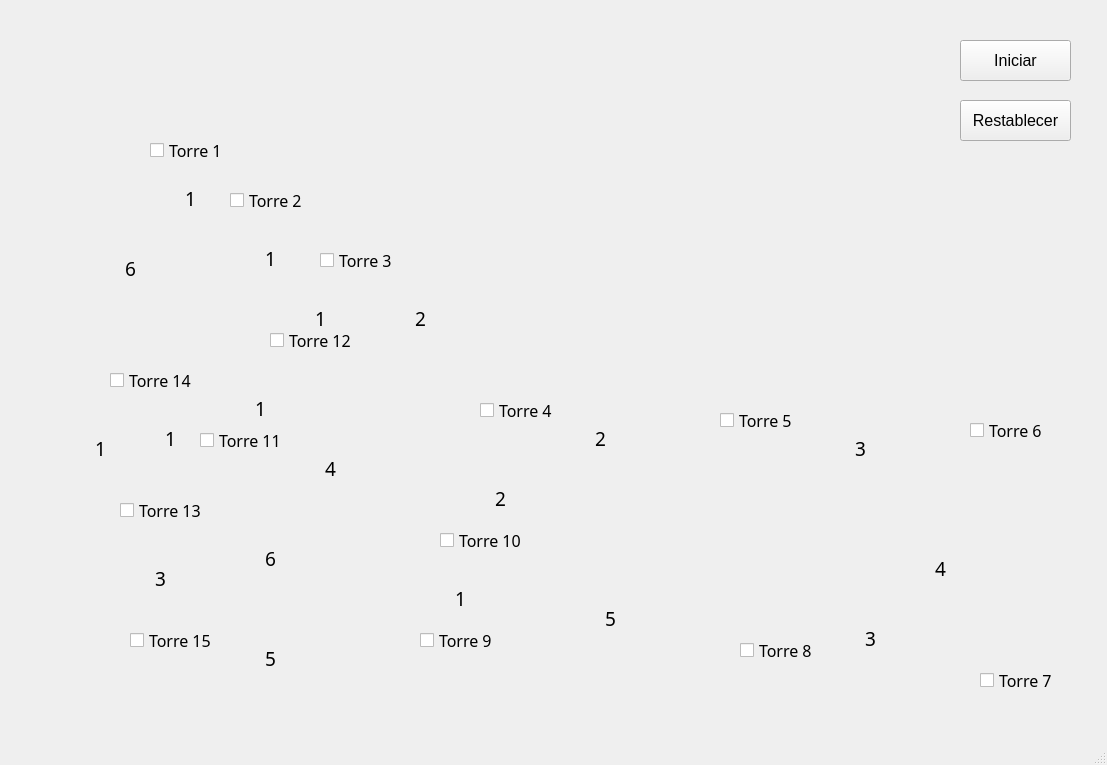
<?xml version="1.0" encoding="UTF-8"?>
<ui version="4.0">
 <class>MainWindow</class>
 <widget class="QMainWindow" name="MainWindow">
  <property name="geometry">
   <rect>
    <x>0</x>
    <y>0</y>
    <width>1107</width>
    <height>765</height>
   </rect>
  </property>
  <property name="windowTitle">
   <string>MainWindow</string>
  </property>
  <widget class="QWidget" name="centralwidget">
   <property name="enabled">
    <bool>true</bool>
   </property>
   <widget class="QCheckBox" name="checkBox">
    <property name="geometry">
     <rect>
      <x>150</x>
      <y>140</y>
      <width>101</width>
      <height>21</height>
     </rect>
    </property>
    <property name="font">
     <font>
      <family>Gill Sans Ultra Bold</family>
      <pointsize>12</pointsize>
     </font>
    </property>
    <property name="text">
     <string>Torre 1</string>
    </property>
   </widget>
   <widget class="QCheckBox" name="checkBox_2">
    <property name="geometry">
     <rect>
      <x>230</x>
      <y>190</y>
      <width>101</width>
      <height>21</height>
     </rect>
    </property>
    <property name="font">
     <font>
      <family>Gill Sans Ultra Bold</family>
      <pointsize>12</pointsize>
     </font>
    </property>
    <property name="text">
     <string>Torre 2</string>
    </property>
   </widget>
   <widget class="QLabel" name="label_2">
    <property name="enabled">
     <bool>false</bool>
    </property>
    <property name="geometry">
     <rect>
      <x>150</x>
      <y>150</y>
      <width>101</width>
      <height>61</height>
     </rect>
    </property>
    <property name="text">
     <string/>
    </property>
    <property name="pixmap">
     <pixmap>../Imagenes/1_2.png</pixmap>
    </property>
   </widget>
   <widget class="QLabel" name="label">
    <property name="geometry">
     <rect>
      <x>50</x>
      <y>10</y>
      <width>972</width>
      <height>698</height>
     </rect>
    </property>
    <property name="text">
     <string/>
    </property>
    <property name="pixmap">
     <pixmap>../Imagenes/Sabana.png</pixmap>
    </property>
   </widget>
   <widget class="QCheckBox" name="checkBox_3">
    <property name="geometry">
     <rect>
      <x>320</x>
      <y>250</y>
      <width>101</width>
      <height>21</height>
     </rect>
    </property>
    <property name="font">
     <font>
      <family>Gill Sans Ultra Bold</family>
      <pointsize>12</pointsize>
     </font>
    </property>
    <property name="text">
     <string>Torre 3</string>
    </property>
   </widget>
   <widget class="QCheckBox" name="checkBox_4">
    <property name="geometry">
     <rect>
      <x>480</x>
      <y>400</y>
      <width>101</width>
      <height>21</height>
     </rect>
    </property>
    <property name="font">
     <font>
      <family>Gill Sans Ultra Bold</family>
      <pointsize>12</pointsize>
     </font>
    </property>
    <property name="text">
     <string>Torre 4</string>
    </property>
   </widget>
   <widget class="QCheckBox" name="checkBox_5">
    <property name="geometry">
     <rect>
      <x>720</x>
      <y>410</y>
      <width>101</width>
      <height>21</height>
     </rect>
    </property>
    <property name="font">
     <font>
      <family>Gill Sans Ultra Bold</family>
      <pointsize>12</pointsize>
     </font>
    </property>
    <property name="text">
     <string>Torre 5</string>
    </property>
   </widget>
   <widget class="QCheckBox" name="checkBox_6">
    <property name="geometry">
     <rect>
      <x>970</x>
      <y>420</y>
      <width>101</width>
      <height>21</height>
     </rect>
    </property>
    <property name="font">
     <font>
      <family>Gill Sans Ultra Bold</family>
      <pointsize>12</pointsize>
     </font>
    </property>
    <property name="text">
     <string>Torre 6</string>
    </property>
   </widget>
   <widget class="QCheckBox" name="checkBox_7">
    <property name="geometry">
     <rect>
      <x>980</x>
      <y>670</y>
      <width>101</width>
      <height>21</height>
     </rect>
    </property>
    <property name="font">
     <font>
      <family>Gill Sans Ultra Bold</family>
      <pointsize>12</pointsize>
     </font>
    </property>
    <property name="text">
     <string>Torre 7</string>
    </property>
   </widget>
   <widget class="QLabel" name="label_3">
    <property name="enabled">
     <bool>false</bool>
    </property>
    <property name="geometry">
     <rect>
      <x>240</x>
      <y>210</y>
      <width>101</width>
      <height>61</height>
     </rect>
    </property>
    <property name="text">
     <string/>
    </property>
    <property name="pixmap">
     <pixmap>../Imagenes/1_2.png</pixmap>
    </property>
   </widget>
   <widget class="QCheckBox" name="checkBox_8">
    <property name="geometry">
     <rect>
      <x>740</x>
      <y>640</y>
      <width>101</width>
      <height>21</height>
     </rect>
    </property>
    <property name="font">
     <font>
      <family>Gill Sans Ultra Bold</family>
      <pointsize>12</pointsize>
     </font>
    </property>
    <property name="text">
     <string>Torre 8</string>
    </property>
   </widget>
   <widget class="QCheckBox" name="checkBox_9">
    <property name="geometry">
     <rect>
      <x>420</x>
      <y>630</y>
      <width>101</width>
      <height>21</height>
     </rect>
    </property>
    <property name="font">
     <font>
      <family>Gill Sans Ultra Bold</family>
      <pointsize>12</pointsize>
     </font>
    </property>
    <property name="text">
     <string>Torre 9</string>
    </property>
   </widget>
   <widget class="QCheckBox" name="checkBox_10">
    <property name="geometry">
     <rect>
      <x>440</x>
      <y>530</y>
      <width>111</width>
      <height>21</height>
     </rect>
    </property>
    <property name="font">
     <font>
      <family>Gill Sans Ultra Bold</family>
      <pointsize>12</pointsize>
     </font>
    </property>
    <property name="text">
     <string>Torre 10</string>
    </property>
   </widget>
   <widget class="QCheckBox" name="checkBox_11">
    <property name="geometry">
     <rect>
      <x>200</x>
      <y>430</y>
      <width>111</width>
      <height>21</height>
     </rect>
    </property>
    <property name="font">
     <font>
      <family>Gill Sans Ultra Bold</family>
      <pointsize>12</pointsize>
     </font>
    </property>
    <property name="text">
     <string>Torre 11</string>
    </property>
   </widget>
   <widget class="QCheckBox" name="checkBox_12">
    <property name="geometry">
     <rect>
      <x>270</x>
      <y>330</y>
      <width>111</width>
      <height>21</height>
     </rect>
    </property>
    <property name="font">
     <font>
      <family>Gill Sans Ultra Bold</family>
      <pointsize>12</pointsize>
     </font>
    </property>
    <property name="text">
     <string>Torre 12</string>
    </property>
   </widget>
   <widget class="QLabel" name="label_4">
    <property name="enabled">
     <bool>false</bool>
    </property>
    <property name="geometry">
     <rect>
      <x>330</x>
      <y>270</y>
      <width>171</width>
      <height>141</height>
     </rect>
    </property>
    <property name="text">
     <string/>
    </property>
    <property name="pixmap">
     <pixmap>../Imagenes/2_3.png</pixmap>
    </property>
   </widget>
   <widget class="QLabel" name="label_5">
    <property name="enabled">
     <bool>false</bool>
    </property>
    <property name="geometry">
     <rect>
      <x>490</x>
      <y>400</y>
      <width>231</width>
      <height>31</height>
     </rect>
    </property>
    <property name="text">
     <string/>
    </property>
    <property name="pixmap">
     <pixmap>../Imagenes/4_5 - copia.png</pixmap>
    </property>
   </widget>
   <widget class="QLabel" name="label_6">
    <property name="enabled">
     <bool>false</bool>
    </property>
    <property name="geometry">
     <rect>
      <x>740</x>
      <y>410</y>
      <width>231</width>
      <height>31</height>
     </rect>
    </property>
    <property name="text">
     <string/>
    </property>
    <property name="pixmap">
     <pixmap>../Imagenes/4_5 - copia.png</pixmap>
    </property>
   </widget>
   <widget class="QLabel" name="label_7">
    <property name="enabled">
     <bool>false</bool>
    </property>
    <property name="geometry">
     <rect>
      <x>970</x>
      <y>420</y>
      <width>21</width>
      <height>281</height>
     </rect>
    </property>
    <property name="text">
     <string/>
    </property>
    <property name="pixmap">
     <pixmap>../Imagenes/6_7.png</pixmap>
    </property>
   </widget>
   <widget class="QLabel" name="label_8">
    <property name="enabled">
     <bool>false</bool>
    </property>
    <property name="geometry">
     <rect>
      <x>740</x>
      <y>650</y>
      <width>241</width>
      <height>41</height>
     </rect>
    </property>
    <property name="text">
     <string/>
    </property>
    <property name="pixmap">
     <pixmap>../Imagenes/7_8.png</pixmap>
    </property>
   </widget>
   <widget class="QLabel" name="label_9">
    <property name="enabled">
     <bool>false</bool>
    </property>
    <property name="geometry">
     <rect>
      <x>420</x>
      <y>620</y>
      <width>341</width>
      <height>51</height>
     </rect>
    </property>
    <property name="text">
     <string/>
    </property>
    <property name="pixmap">
     <pixmap>../Imagenes/8_9.png</pixmap>
    </property>
   </widget>
   <widget class="QLabel" name="label_10">
    <property name="enabled">
     <bool>false</bool>
    </property>
    <property name="geometry">
     <rect>
      <x>410</x>
      <y>550</y>
      <width>41</width>
      <height>111</height>
     </rect>
    </property>
    <property name="text">
     <string/>
    </property>
    <property name="pixmap">
     <pixmap>../Imagenes/9_10.png</pixmap>
    </property>
   </widget>
   <widget class="QLabel" name="label_11">
    <property name="enabled">
     <bool>false</bool>
    </property>
    <property name="geometry">
     <rect>
      <x>440</x>
      <y>400</y>
      <width>51</width>
      <height>151</height>
     </rect>
    </property>
    <property name="text">
     <string/>
    </property>
    <property name="pixmap">
     <pixmap>../Imagenes/4_10.png</pixmap>
    </property>
   </widget>
   <widget class="QLabel" name="label_12">
    <property name="enabled">
     <bool>false</bool>
    </property>
    <property name="geometry">
     <rect>
      <x>210</x>
      <y>430</y>
      <width>241</width>
      <height>121</height>
     </rect>
    </property>
    <property name="text">
     <string/>
    </property>
    <property name="pixmap">
     <pixmap>../Imagenes/10_11.png</pixmap>
    </property>
   </widget>
   <widget class="QLabel" name="label_13">
    <property name="enabled">
     <bool>false</bool>
    </property>
    <property name="geometry">
     <rect>
      <x>210</x>
      <y>340</y>
      <width>71</width>
      <height>101</height>
     </rect>
    </property>
    <property name="text">
     <string/>
    </property>
    <property name="pixmap">
     <pixmap>../Imagenes/11_12_3.png</pixmap>
    </property>
   </widget>
   <widget class="QLabel" name="label_14">
    <property name="enabled">
     <bool>false</bool>
    </property>
    <property name="geometry">
     <rect>
      <x>270</x>
      <y>250</y>
      <width>71</width>
      <height>101</height>
     </rect>
    </property>
    <property name="text">
     <string/>
    </property>
    <property name="pixmap">
     <pixmap>../Imagenes/11_12_3.png</pixmap>
    </property>
   </widget>
   <widget class="QCheckBox" name="checkBox_13">
    <property name="geometry">
     <rect>
      <x>120</x>
      <y>500</y>
      <width>111</width>
      <height>21</height>
     </rect>
    </property>
    <property name="font">
     <font>
      <family>Gill Sans Ultra Bold</family>
      <pointsize>12</pointsize>
     </font>
    </property>
    <property name="text">
     <string>Torre 13</string>
    </property>
   </widget>
   <widget class="QCheckBox" name="checkBox_14">
    <property name="geometry">
     <rect>
      <x>110</x>
      <y>370</y>
      <width>111</width>
      <height>21</height>
     </rect>
    </property>
    <property name="font">
     <font>
      <family>Gill Sans Ultra Bold</family>
      <pointsize>12</pointsize>
     </font>
    </property>
    <property name="text">
     <string>Torre 14</string>
    </property>
   </widget>
   <widget class="QCheckBox" name="checkBox_15">
    <property name="geometry">
     <rect>
      <x>130</x>
      <y>630</y>
      <width>111</width>
      <height>21</height>
     </rect>
    </property>
    <property name="font">
     <font>
      <family>Gill Sans Ultra Bold</family>
      <pointsize>12</pointsize>
     </font>
    </property>
    <property name="text">
     <string>Torre 15</string>
    </property>
   </widget>
   <widget class="QLabel" name="label_15">
    <property name="enabled">
     <bool>false</bool>
    </property>
    <property name="geometry">
     <rect>
      <x>120</x>
      <y>380</y>
      <width>101</width>
      <height>61</height>
     </rect>
    </property>
    <property name="text">
     <string/>
    </property>
    <property name="pixmap">
     <pixmap>../Imagenes/1_2.png</pixmap>
    </property>
   </widget>
   <widget class="QLabel" name="label_16">
    <property name="enabled">
     <bool>false</bool>
    </property>
    <property name="geometry">
     <rect>
      <x>130</x>
      <y>630</y>
      <width>291</width>
      <height>31</height>
     </rect>
    </property>
    <property name="text">
     <string/>
    </property>
    <property name="pixmap">
     <pixmap>../Imagenes/9_15.png</pixmap>
    </property>
   </widget>
   <widget class="QLabel" name="label_17">
    <property name="enabled">
     <bool>false</bool>
    </property>
    <property name="geometry">
     <rect>
      <x>120</x>
      <y>500</y>
      <width>21</width>
      <height>161</height>
     </rect>
    </property>
    <property name="text">
     <string/>
    </property>
    <property name="pixmap">
     <pixmap>../Imagenes/13_15.png</pixmap>
    </property>
   </widget>
   <widget class="QLabel" name="label_18">
    <property name="enabled">
     <bool>false</bool>
    </property>
    <property name="geometry">
     <rect>
      <x>130</x>
      <y>500</y>
      <width>301</width>
      <height>131</height>
     </rect>
    </property>
    <property name="text">
     <string/>
    </property>
    <property name="pixmap">
     <pixmap>../Imagenes/9_13.png</pixmap>
    </property>
   </widget>
   <widget class="QLabel" name="label_19">
    <property name="enabled">
     <bool>false</bool>
    </property>
    <property name="geometry">
     <rect>
      <x>110</x>
      <y>360</y>
      <width>21</width>
      <height>161</height>
     </rect>
    </property>
    <property name="text">
     <string/>
    </property>
    <property name="pixmap">
     <pixmap>../Imagenes/13_15.png</pixmap>
    </property>
   </widget>
   <widget class="QLabel" name="label_20">
    <property name="enabled">
     <bool>false</bool>
    </property>
    <property name="geometry">
     <rect>
      <x>100</x>
      <y>140</y>
      <width>61</width>
      <height>251</height>
     </rect>
    </property>
    <property name="text">
     <string/>
    </property>
    <property name="pixmap">
     <pixmap>../Imagenes/1_14.png</pixmap>
    </property>
   </widget>
   <widget class="QLabel" name="label_21">
    <property name="geometry">
     <rect>
      <x>700</x>
      <y>380</y>
      <width>21</width>
      <height>21</height>
     </rect>
    </property>
    <property name="text">
     <string/>
    </property>
    <property name="pixmap">
     <pixmap>../Imagenes/casa.png</pixmap>
    </property>
   </widget>
   <widget class="QLabel" name="label_22">
    <property name="geometry">
     <rect>
      <x>940</x>
      <y>390</y>
      <width>21</width>
      <height>21</height>
     </rect>
    </property>
    <property name="text">
     <string/>
    </property>
    <property name="pixmap">
     <pixmap>../Imagenes/casa.png</pixmap>
    </property>
   </widget>
   <widget class="QLabel" name="label_23">
    <property name="geometry">
     <rect>
      <x>690</x>
      <y>430</y>
      <width>21</width>
      <height>21</height>
     </rect>
    </property>
    <property name="text">
     <string/>
    </property>
    <property name="pixmap">
     <pixmap>../Imagenes/casa.png</pixmap>
    </property>
   </widget>
   <widget class="QLabel" name="label_24">
    <property name="geometry">
     <rect>
      <x>940</x>
      <y>440</y>
      <width>21</width>
      <height>21</height>
     </rect>
    </property>
    <property name="text">
     <string/>
    </property>
    <property name="pixmap">
     <pixmap>../Imagenes/casa.png</pixmap>
    </property>
   </widget>
   <widget class="QLabel" name="label_25">
    <property name="geometry">
     <rect>
      <x>950</x>
      <y>640</y>
      <width>21</width>
      <height>21</height>
     </rect>
    </property>
    <property name="text">
     <string/>
    </property>
    <property name="pixmap">
     <pixmap>../Imagenes/casa.png</pixmap>
    </property>
   </widget>
   <widget class="QLabel" name="label_26">
    <property name="geometry">
     <rect>
      <x>420</x>
      <y>490</y>
      <width>21</width>
      <height>21</height>
     </rect>
    </property>
    <property name="text">
     <string/>
    </property>
    <property name="pixmap">
     <pixmap>../Imagenes/casa.png</pixmap>
    </property>
   </widget>
   <widget class="QLabel" name="label_27">
    <property name="geometry">
     <rect>
      <x>480</x>
      <y>600</y>
      <width>21</width>
      <height>21</height>
     </rect>
    </property>
    <property name="text">
     <string/>
    </property>
    <property name="pixmap">
     <pixmap>../Imagenes/casa.png</pixmap>
    </property>
   </widget>
   <widget class="QLabel" name="label_28">
    <property name="geometry">
     <rect>
      <x>180</x>
      <y>190</y>
      <width>21</width>
      <height>16</height>
     </rect>
    </property>
    <property name="font">
     <font>
      <family>Franklin Gothic Book</family>
      <pointsize>14</pointsize>
     </font>
    </property>
    <property name="text">
     <string>1</string>
    </property>
    <property name="alignment">
     <set>Qt::AlignCenter</set>
    </property>
   </widget>
   <widget class="QLabel" name="label_29">
    <property name="geometry">
     <rect>
      <x>260</x>
      <y>250</y>
      <width>21</width>
      <height>16</height>
     </rect>
    </property>
    <property name="font">
     <font>
      <family>Franklin Gothic Book</family>
      <pointsize>14</pointsize>
     </font>
    </property>
    <property name="text">
     <string>1</string>
    </property>
    <property name="alignment">
     <set>Qt::AlignCenter</set>
    </property>
   </widget>
   <widget class="QLabel" name="label_30">
    <property name="geometry">
     <rect>
      <x>410</x>
      <y>310</y>
      <width>21</width>
      <height>16</height>
     </rect>
    </property>
    <property name="font">
     <font>
      <family>Franklin Gothic Book</family>
      <pointsize>14</pointsize>
     </font>
    </property>
    <property name="text">
     <string>2</string>
    </property>
    <property name="alignment">
     <set>Qt::AlignCenter</set>
    </property>
   </widget>
   <widget class="QLabel" name="label_31">
    <property name="geometry">
     <rect>
      <x>310</x>
      <y>310</y>
      <width>21</width>
      <height>16</height>
     </rect>
    </property>
    <property name="font">
     <font>
      <family>Franklin Gothic Book</family>
      <pointsize>14</pointsize>
     </font>
    </property>
    <property name="text">
     <string>1</string>
    </property>
    <property name="alignment">
     <set>Qt::AlignCenter</set>
    </property>
   </widget>
   <widget class="QLabel" name="label_32">
    <property name="geometry">
     <rect>
      <x>250</x>
      <y>400</y>
      <width>21</width>
      <height>16</height>
     </rect>
    </property>
    <property name="font">
     <font>
      <family>Franklin Gothic Book</family>
      <pointsize>14</pointsize>
     </font>
    </property>
    <property name="text">
     <string>1</string>
    </property>
    <property name="alignment">
     <set>Qt::AlignCenter</set>
    </property>
   </widget>
   <widget class="QLabel" name="label_33">
    <property name="geometry">
     <rect>
      <x>590</x>
      <y>430</y>
      <width>21</width>
      <height>16</height>
     </rect>
    </property>
    <property name="font">
     <font>
      <family>Franklin Gothic Book</family>
      <pointsize>14</pointsize>
     </font>
    </property>
    <property name="text">
     <string>2</string>
    </property>
    <property name="alignment">
     <set>Qt::AlignCenter</set>
    </property>
   </widget>
   <widget class="QLabel" name="label_34">
    <property name="geometry">
     <rect>
      <x>850</x>
      <y>440</y>
      <width>21</width>
      <height>16</height>
     </rect>
    </property>
    <property name="font">
     <font>
      <family>Franklin Gothic Book</family>
      <pointsize>14</pointsize>
     </font>
    </property>
    <property name="text">
     <string>3</string>
    </property>
    <property name="alignment">
     <set>Qt::AlignCenter</set>
    </property>
   </widget>
   <widget class="QLabel" name="label_35">
    <property name="geometry">
     <rect>
      <x>930</x>
      <y>560</y>
      <width>21</width>
      <height>16</height>
     </rect>
    </property>
    <property name="font">
     <font>
      <family>Franklin Gothic Book</family>
      <pointsize>14</pointsize>
     </font>
    </property>
    <property name="text">
     <string>4</string>
    </property>
    <property name="alignment">
     <set>Qt::AlignCenter</set>
    </property>
   </widget>
   <widget class="QLabel" name="label_36">
    <property name="geometry">
     <rect>
      <x>860</x>
      <y>630</y>
      <width>21</width>
      <height>16</height>
     </rect>
    </property>
    <property name="font">
     <font>
      <family>Franklin Gothic Book</family>
      <pointsize>14</pointsize>
     </font>
    </property>
    <property name="text">
     <string>3</string>
    </property>
    <property name="alignment">
     <set>Qt::AlignCenter</set>
    </property>
   </widget>
   <widget class="QLabel" name="label_37">
    <property name="geometry">
     <rect>
      <x>600</x>
      <y>610</y>
      <width>21</width>
      <height>16</height>
     </rect>
    </property>
    <property name="font">
     <font>
      <family>Franklin Gothic Book</family>
      <pointsize>14</pointsize>
     </font>
    </property>
    <property name="text">
     <string>5</string>
    </property>
    <property name="alignment">
     <set>Qt::AlignCenter</set>
    </property>
   </widget>
   <widget class="QLabel" name="label_38">
    <property name="geometry">
     <rect>
      <x>450</x>
      <y>590</y>
      <width>21</width>
      <height>16</height>
     </rect>
    </property>
    <property name="font">
     <font>
      <family>Franklin Gothic Book</family>
      <pointsize>14</pointsize>
     </font>
    </property>
    <property name="text">
     <string>1</string>
    </property>
    <property name="alignment">
     <set>Qt::AlignCenter</set>
    </property>
   </widget>
   <widget class="QLabel" name="label_39">
    <property name="geometry">
     <rect>
      <x>490</x>
      <y>490</y>
      <width>21</width>
      <height>16</height>
     </rect>
    </property>
    <property name="font">
     <font>
      <family>Franklin Gothic Book</family>
      <pointsize>14</pointsize>
     </font>
    </property>
    <property name="text">
     <string>2</string>
    </property>
    <property name="alignment">
     <set>Qt::AlignCenter</set>
    </property>
   </widget>
   <widget class="QLabel" name="label_40">
    <property name="geometry">
     <rect>
      <x>320</x>
      <y>460</y>
      <width>21</width>
      <height>16</height>
     </rect>
    </property>
    <property name="font">
     <font>
      <family>Franklin Gothic Book</family>
      <pointsize>14</pointsize>
     </font>
    </property>
    <property name="text">
     <string>4</string>
    </property>
    <property name="alignment">
     <set>Qt::AlignCenter</set>
    </property>
   </widget>
   <widget class="QLabel" name="label_41">
    <property name="geometry">
     <rect>
      <x>260</x>
      <y>550</y>
      <width>21</width>
      <height>16</height>
     </rect>
    </property>
    <property name="font">
     <font>
      <family>Franklin Gothic Book</family>
      <pointsize>14</pointsize>
     </font>
    </property>
    <property name="text">
     <string>6</string>
    </property>
    <property name="alignment">
     <set>Qt::AlignCenter</set>
    </property>
   </widget>
   <widget class="QLabel" name="label_42">
    <property name="geometry">
     <rect>
      <x>260</x>
      <y>650</y>
      <width>21</width>
      <height>16</height>
     </rect>
    </property>
    <property name="font">
     <font>
      <family>Franklin Gothic Book</family>
      <pointsize>14</pointsize>
     </font>
    </property>
    <property name="text">
     <string>5</string>
    </property>
    <property name="alignment">
     <set>Qt::AlignCenter</set>
    </property>
   </widget>
   <widget class="QLabel" name="label_43">
    <property name="geometry">
     <rect>
      <x>150</x>
      <y>570</y>
      <width>21</width>
      <height>16</height>
     </rect>
    </property>
    <property name="font">
     <font>
      <family>Franklin Gothic Book</family>
      <pointsize>14</pointsize>
     </font>
    </property>
    <property name="text">
     <string>3</string>
    </property>
    <property name="alignment">
     <set>Qt::AlignCenter</set>
    </property>
   </widget>
   <widget class="QLabel" name="label_44">
    <property name="geometry">
     <rect>
      <x>90</x>
      <y>440</y>
      <width>21</width>
      <height>16</height>
     </rect>
    </property>
    <property name="font">
     <font>
      <family>Franklin Gothic Book</family>
      <pointsize>14</pointsize>
     </font>
    </property>
    <property name="text">
     <string>1</string>
    </property>
    <property name="alignment">
     <set>Qt::AlignCenter</set>
    </property>
   </widget>
   <widget class="QLabel" name="label_45">
    <property name="geometry">
     <rect>
      <x>120</x>
      <y>260</y>
      <width>21</width>
      <height>16</height>
     </rect>
    </property>
    <property name="font">
     <font>
      <family>Franklin Gothic Book</family>
      <pointsize>14</pointsize>
     </font>
    </property>
    <property name="text">
     <string>6</string>
    </property>
    <property name="alignment">
     <set>Qt::AlignCenter</set>
    </property>
   </widget>
   <widget class="QLabel" name="label_46">
    <property name="geometry">
     <rect>
      <x>160</x>
      <y>430</y>
      <width>21</width>
      <height>16</height>
     </rect>
    </property>
    <property name="font">
     <font>
      <family>Franklin Gothic Book</family>
      <pointsize>14</pointsize>
     </font>
    </property>
    <property name="text">
     <string>1</string>
    </property>
    <property name="alignment">
     <set>Qt::AlignCenter</set>
    </property>
   </widget>
   <widget class="QPushButton" name="pushButton">
    <property name="geometry">
     <rect>
      <x>960</x>
      <y>40</y>
      <width>111</width>
      <height>41</height>
     </rect>
    </property>
    <property name="font">
     <font>
      <pointsize>12</pointsize>
     </font>
    </property>
    <property name="text">
     <string>Iniciar</string>
    </property>
   </widget>
   <widget class="QPushButton" name="pushButton_2">
    <property name="geometry">
     <rect>
      <x>960</x>
      <y>100</y>
      <width>111</width>
      <height>41</height>
     </rect>
    </property>
    <property name="font">
     <font>
      <pointsize>12</pointsize>
     </font>
    </property>
    <property name="text">
     <string>Restablecer</string>
    </property>
   </widget>
   <zorder>label</zorder>
   <zorder>label_2</zorder>
   <zorder>label_3</zorder>
   <zorder>checkBox_2</zorder>
   <zorder>label_5</zorder>
   <zorder>label_6</zorder>
   <zorder>checkBox_5</zorder>
   <zorder>label_7</zorder>
   <zorder>checkBox_6</zorder>
   <zorder>label_8</zorder>
   <zorder>checkBox_7</zorder>
   <zorder>label_9</zorder>
   <zorder>checkBox_8</zorder>
   <zorder>label_10</zorder>
   <zorder>checkBox_9</zorder>
   <zorder>label_11</zorder>
   <zorder>label_12</zorder>
   <zorder>checkBox_10</zorder>
   <zorder>label_13</zorder>
   <zorder>label_4</zorder>
   <zorder>label_14</zorder>
   <zorder>checkBox_12</zorder>
   <zorder>checkBox_4</zorder>
   <zorder>checkBox_3</zorder>
   <zorder>label_15</zorder>
   <zorder>checkBox_11</zorder>
   <zorder>label_16</zorder>
   <zorder>label_17</zorder>
   <zorder>checkBox_15</zorder>
   <zorder>label_18</zorder>
   <zorder>label_19</zorder>
   <zorder>checkBox_13</zorder>
   <zorder>label_20</zorder>
   <zorder>checkBox_14</zorder>
   <zorder>checkBox</zorder>
   <zorder>label_21</zorder>
   <zorder>label_22</zorder>
   <zorder>label_23</zorder>
   <zorder>label_24</zorder>
   <zorder>label_25</zorder>
   <zorder>label_26</zorder>
   <zorder>label_27</zorder>
   <zorder>label_28</zorder>
   <zorder>label_29</zorder>
   <zorder>label_30</zorder>
   <zorder>label_31</zorder>
   <zorder>label_32</zorder>
   <zorder>label_33</zorder>
   <zorder>label_34</zorder>
   <zorder>label_35</zorder>
   <zorder>label_36</zorder>
   <zorder>label_37</zorder>
   <zorder>label_38</zorder>
   <zorder>label_39</zorder>
   <zorder>label_40</zorder>
   <zorder>label_41</zorder>
   <zorder>label_42</zorder>
   <zorder>label_43</zorder>
   <zorder>label_44</zorder>
   <zorder>label_45</zorder>
   <zorder>label_46</zorder>
   <zorder>pushButton</zorder>
   <zorder>pushButton_2</zorder>
  </widget>
  <widget class="QMenuBar" name="menubar">
   <property name="geometry">
    <rect>
     <x>0</x>
     <y>0</y>
     <width>1107</width>
     <height>21</height>
    </rect>
   </property>
  </widget>
  <widget class="QStatusBar" name="statusbar"/>
 </widget>
 <resources/>
 <connections/>
</ui>
